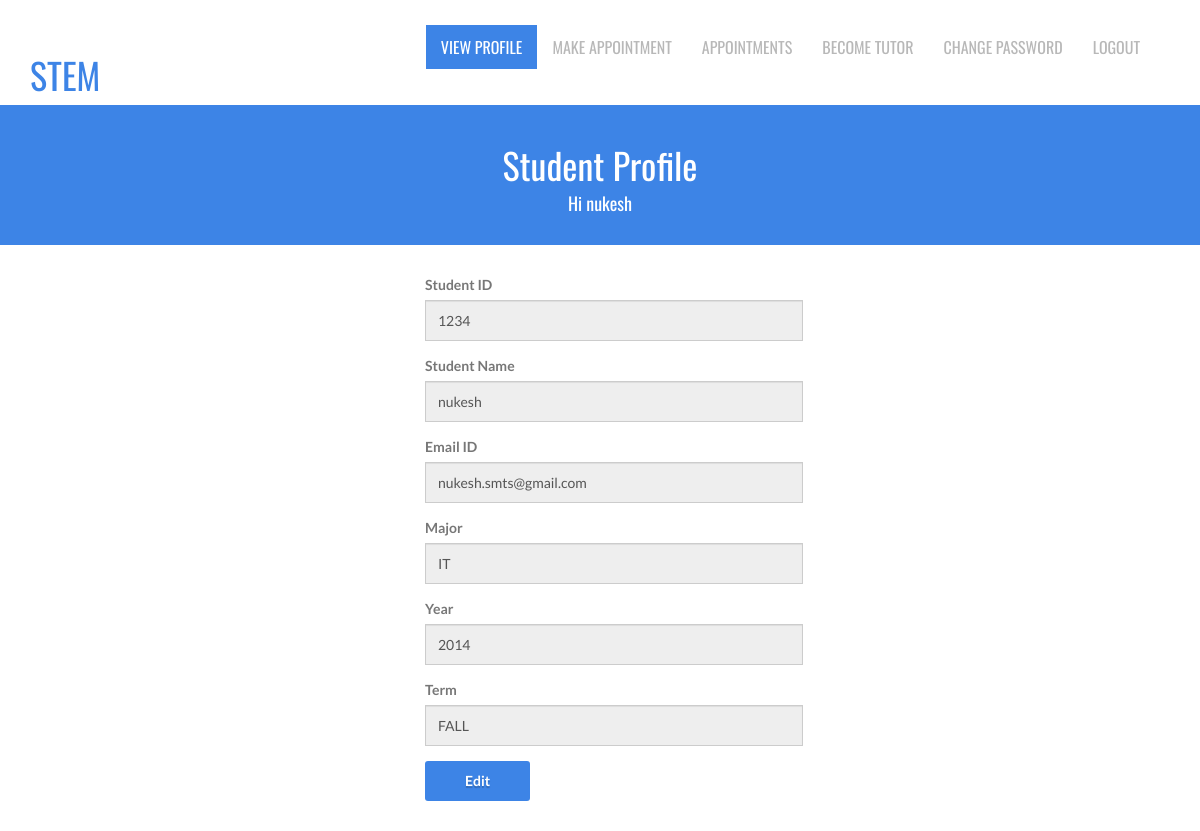
Page /STEM/student_profile.php?log=sucess (signed in) on the committed database.
### tables this page shows
CREATE TABLE IF NOT EXISTS `student` (
  `student_id` int(11) unsigned NOT NULL AUTO_INCREMENT,
  `student_name` varchar(50) DEFAULT NULL,
  `emailid` varchar(50) DEFAULT NULL,
  `password` varchar(50) DEFAULT NULL,
  `status` varchar(50) DEFAULT 'Accept',
  `major` varchar(50) DEFAULT NULL,
  `year` int(11) DEFAULT NULL,
  `term` varchar(50) DEFAULT NULL,
  `stu_id` varchar(50) DEFAULT NULL,
  PRIMARY KEY (`student_id`),
  UNIQUE KEY `emailid` (`emailid`),
  UNIQUE KEY `stu_id` (`stu_id`)
);

CREATE TABLE IF NOT EXISTS `departments` (
  `id` int(11) NOT NULL AUTO_INCREMENT,
  `dept_name` varchar(100) DEFAULT NULL,
  `dept_id` varchar(50) DEFAULT NULL,
  PRIMARY KEY (`id`),
  UNIQUE KEY `dept_name` (`dept_name`),
  UNIQUE KEY `dept_id` (`dept_id`)
);

### STEM/student_profile.php (the view, shortened to what this page needs)
<!DOCTYPE html>
<html lang="en">
<head>
	<link rel="stylesheet" href="assets/css/bootstrap.min.css">
	<link rel="stylesheet" href="assets/css/font-awesome.min.css">
	<link rel="stylesheet" href="assets/css/bootstrap-theme.css" media="screen">
	<link rel="stylesheet" href="assets/css/style.css">
</head>
<body>
	<div class="navbar navbar-inverse">
		<div class="container">
			<div class="navbar-header">
				<a href="Student_profile.php" style="color:#3d84e6;text-decoration:none;"><h1>STEM</h1></a>
			</div>
			<div class="navbar-collapse collapse">
				<ul class="nav navbar-nav pull-right mainNav">
					<li class="active"><a href="Student_profile.php">View Profile</a></li>
					<li><a href="view_subject.php">Make appointment</a></li>
					<li><a href="student_search_appointments.php">Appointments</a></li>
					<li><a href="become_tutor_req.php">Become tutor</a></li>
					<li><a href="change_password.php">Change Password</a></li>
					<li><a href="student_logout.php">Logout</a></li>
				</ul>
			</div>
		</div>
	</div>
<?php
$student_email=$_SESSION['student_email'];
$sql="select * from student where emailid='$student_email'";
$res=mysql_query($sql);
if($row=mysql_fetch_assoc($res)) {
?>
		<header id="head" class="secondary">
            <div class="container">
                    <h1>
					Student Profile
					</h1>
                    <h4>Hi <?=$_SESSION['student_name']=$row['student_name']?></h4>
                </div>
    </header>
	<div class="container container-ht">
					<div id="editBefore">
                        <div class="col-md-4"></div>
					<div class="col-md-6">
							<div class="form-group">
								<label>Student ID</label>
								<input type="text" class="form-control" name="student_id" value="<?=$row['stu_id']?>"readonly>
							</div>
							<div class="form-group">
								<label>Student Name</label>
								<input type="text" readonly class="form-control" name="student_name" value="<?=$row['student_name']?>">
							</div>
							<div class="row">
								<div class="col-md-12">
									<div class="form-group">
										<label>Email ID</label>
										<input type="email" name="emailid" class="form-control" value="<?=$row['emailid']?>"readonly>
									</div>
								</div>
								<div class="col-md-12">
								<div class="form-group" >
										<label>Major</label>
											<?php
						$major1=$row['major'];
											$sql="select * from departments where dept_id=$major1";
											$result=  mysql_query($sql);
											if($row1=mysql_fetch_array($result)){
											?>
											<input type="text" name="major1" id="id1" class="form-control" value="<?=$row1['dept_name']?>"readonly>
											<?php
											}
											?>
									</div>
									</div>
								<div class="col-md-12">
									<div class="form-group" >
										<label>Year</label>
										<input type="text" name="Year" id="year" class="form-control"
										value="<?=$row['year']?>" readonly>
									</div>
									<div class="form-group" >
										<label>Term</label>
										<input type="text" name="term" id="term" class="form-control"
										value="<?=($row['term']=='SP')?'SPRING':'FALL'?>" readonly>
									</div>
								</div>
							</div>
							<button onclick="makeEditable()"  class="btn btn-primary">Edit</button></a><p><br/></p>
					</div>
					</div>
				</div>
			<?php
			}
			?>
</body>
</html>

### STEM/assets/css/style.css (style rules this page uses)
body { font-family: 'Lato', sans-serif; font-weight: normal; color: ##F6F6F6; }
h1, h2, h3, h4, h5, h6 { font-weight: normal; font-family: 'Oswald', sans-serif; }
h1, .h1, h2, .h2, h3, .h3 { margin-top: 30px; }
a { color:#3d84e6; }
.navbar-nav>li>a { padding-top: 12px; padding-bottom: 12px; font-family: 'Oswald', sans-serif; font-weight: 400 !important; }
label { color: #777; }
.form-control { display: block; width: 70%; height: 41px; padding: 6px 12px; font-size: 14px; line-height: 2.428571; color: #555; background-color: #F7F7F7; background-image: none; border: 1px solid #ccc; border-radius: 0px; }
#head { background-size: cover; height: 600px; text-align: center; color: white; font-weight: 300; position: relative; background-position-x: center; }
#head.secondary { height: 100px; min-height: 100px; padding-top: 0px; }
.btn-action, .btn-primary { color: #FFEFD7; background-image: -webkit-linear-gradient(top, #0ecfec 0%, #09bed9 100%); background-image: linear-gradient(to bottom, #0ecfec 0%, #09bed9 100%); filter: progid:DXImageTransform.Microsoft.gradient(startColorstr='#0ecfec22', endColorstr='#09bed900', GradientType=0); filter: progid:DXImageTransform.Microsoft.gradient(enabled = false); background-repeat: repeat-x; border: 0 none; }
ul, .list.custom-list ul { margin: 0 0 11px; list-style-type: none; padding-left: 10px; }
.navbar-inverse { background: #fff; margin: 0 auto; }
.navbar-inverse { border: none; }
.navbar-inverse .navbar-nav > li > a, .navbar-inverse .navbar-nav > .open ul > a { color: #B8B8B8; font-size: 16px; text-transform: uppercase; }
.navbar-inverse .navbar-nav > li > a:hover, .navbar-inverse .navbar-nav > li > a:focus, .navbar-inverse .navbar-nav > .open > a:hover, .navbar-inverse .navbar-nav > .open > a:focus, .navbar-inverse .navbar-nav > .active > a { background: #3d84e6; color: #fff !important; border-radius: 0px; }
.navbar-inverse .navbar-nav > li > a, .navbar-inverse .navbar-nav > .open ul > a { text-align: left; }
.navbar-inverse .navbar-nav > .active > a, .navbar-inverse .navbar-nav > .active > a:hover { color: #fff !important; border-radius: 0px; background: #3d84e6; }
#head.secondary { padding-top: 0px; background:#3d84e6; background-size: cover; text-align: center; padding:10px 0; height: 140px; }
#head.secondary h1 { COLOR: #fff; text-align: center; }
.btn { background: #3d84e6; color: #fff; }

### rows in the picture
student: student_name "nukesh", student_id "1234", emailid "nukesh.smts@gmail.com", Year "2014", term "FALL"
departments: major1 "IT"
